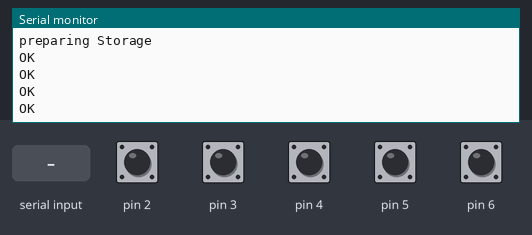
Recording of a sketch running on a simulated Arduino Mega 2560, built with avr-gcc and run on an emulated ATmega2560. On the bench: the last lines printed to the serial monitor. The test bench sets the inputs (shaded band); at power-on: pin 2–6 HIGH. The modem accepts every AT command (registered, SIM ready, sends succeed) and sends nothing else.

Above: at 9.2 s.
9.3 s: pin 3 pulled LOW for 0.15 s
At 10.4 s:
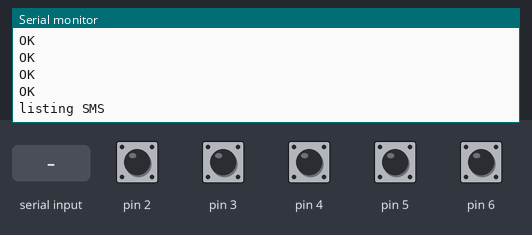
10.9 s: pin 4 pulled LOW for 1 s
At 12.2 s:
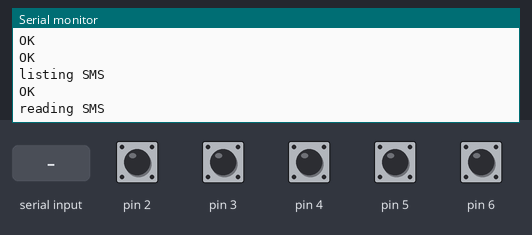
13.4 s: pin 6 pulled LOW for 0.15 s
At 14.6 s:
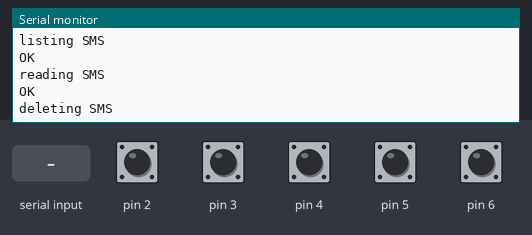
15.0 s: "1" received over the second serial link
At 16.5 s:
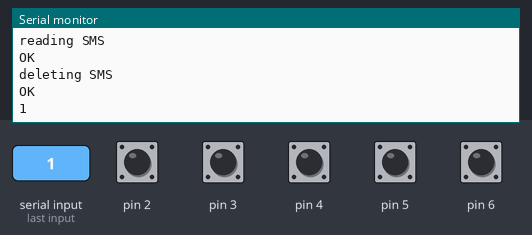
16.9 s: "2" received over the second serial link
At 17.4 s:
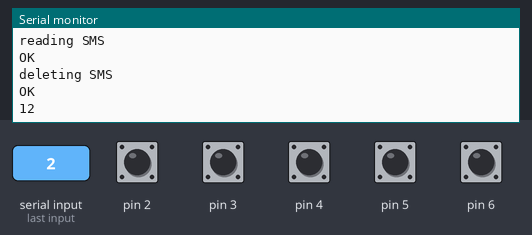

The sketch:

phone.ino
```cpp
#include <SimpleTimer.h>
SimpleTimer t;


//phone variables
const int R520m=0;
const int K700i=1;
const int phone=K700i;

const int BUSY=0;
const int FREE=1;

//1000 1sec
//60000 1min
//3600000 1hr
const unsigned int phnPDUInterval=10000, maxindex=250, maxSMS=140;

const unsigned long phnStatusInterval=3600001, phoneDiscardInterval=60000;

const char CIND[9]="+CIND:/0", CMGL[9]="+CMGL:/0", CMGR[9]="+CMGR:/0", myPDU[13]="7727523900/0",
CPMS[9]="+CPMS:/0", RING[7]="RING/0", CMGD[7]="CMGD/0" ;

char SMS[maxSMS], cmd[4], PDU[maxindex], character;

int whichBattIsCharged, nPDU,lengthSMS,PDUStatus, counterSerial,
jCIND,  jCMGL,  jCMGR,  jCMGD,  jCPMS,  jRING,
jCIND0, jCMGL0, jCMGR0, jCMGD0, jCPMS0, jRING0,
i,j, index, phnBattLev, phnSigLev, phnBattWarn, phnCharger, phnService, phnStatus,
phnSounder, newMessage, newCall, timercheckSMS, timercheckStatus;

bool isCIND, isCMGD, isCMGL, isCMGR, isCPMS, isRING, ended, ending, started;

unsigned long phoneTime;


void setup()
{
Serial.begin(9600); //initialize serial communication
Serial3.begin(38400); //initialize serial communication

//timertoggleSolar=t.setInterval(SolSwInterval, toggleSol);
/*timerVoltage=t.setInterval(readVoltageInterval, readwriteVoltages);
timercheckSMS= t.setInterval(phnPDUInterval, prepareStorage);
timercheckStatus=t.setInterval(phnStatusInterval, checkStatus);
timerReset=t.setInterval(resetInterval, resetVariables);*/

resetVariables();

}

///////////resets///////////////////////////////////////////////////////////////////
void resetVariables(){
Serial.println("resetting...........................");
delay(2000);
//t.setInterval(20000, takeandsendPicture);
//t.setInterval(10000, sendReport);

//Listening, pull-ups
pinMode(2, INPUT);    digitalWrite(2, HIGH);
pinMode(3, INPUT);    digitalWrite(3, HIGH);
pinMode(4, INPUT);    digitalWrite(4, HIGH);
pinMode(5, INPUT);    digitalWrite(5, HIGH);
pinMode(6, INPUT);    digitalWrite(6, HIGH);


resetSerial();
resetPhn();
}


void resetPhn(){
	phoneTime=0;
freephnStatus();
resetSMS();
resetPDU();
phoneInitialize();
delay(2000);
prepareStorage();
}
void resetSMS(){
lengthSMS=0;
SMS[lengthSMS]='\0';
}

void resetSerial(){

ending=false; ended=false; started=false;

counterSerial=0;
isCIND=false;isCMGL=false;isCMGR=false; isCMGD=false;isCPMS=false;isRING=false;
jCIND=0;      jCMGL=0;     jCMGR=0;      jCMGD=0;     jCPMS=0;     jRING=0;
jCIND0=0;     jCMGL0=0;    jCMGR0=0;     jCMGD0=0;    jCPMS0=0;    jRING0=0;


}
void resetPDU(){
index=0;
PDU[index]='\0';
PDUStatus=-1;
nPDU=-1;
}

void phoneInitialize(){
phoneWake();
delay(2000);
phoneHello();
delay(2000);
if (phone==K700i) phoneKeyboardMode();
}
void prepareStorage() {

//if(phnStatus==BUSY) return;
//busyphnStatus();

Serial.println("preparing Storage");

Serial3.println("AT+CPMS=\"ME\"");

}


void freephnStatus(){

phnStatus=FREE;
}
void busyphnStatus(){

phnStatus=BUSY;
}
void phoneWake(){Serial3.println("at+ckpd=\"P\"");}
void phoneHello(){Serial3.println("AT");}
void phoneKeyboardMode() {Serial3.println( "AT+CSCS=\"8859-1\"");}
int charToInt(char c){

if( c =='1') return 1;
else if( c =='2') return 2;
else if( c =='3') return 3;
else if( c =='4') return 4;
else if( c =='5') return 5;
else if( c =='6') return 6;
else if( c =='7') return 7;
else if( c =='8') return 8;
else if( c =='9') return 9;
else		return 0;


}

void sendSMS() {
	if(phnStatus==BUSY) return;
	busyphnStatus();

if(phone==R520m){
phoneWake();
delay(3000);
phonepurgeSMS();
delay(5000);

Serial3.println("AT+CKPD=\"S\"");

delay(3000);

Serial3.println("AT+CKPD=\"07772259300\"");

delay(3000);

Serial3.println("AT+CKPD=\"S\"");

}
else if(phone==K700i){
phoneWake();
delay(3000);
phonepurgeSMS();
delay(5000);
 phoneYes();
delay(3000);
 phoneYes();
delay(3000);
phoneYes();
delay(3000);
 phoneYes();
delay(3000);
phoneYes();

}
delay(8000);
}


void listSMS() {

	//if(phnStatus==BUSY) return;
	//busyphnStatus();

Serial.println("listing SMS");
Serial3.println("AT+CMGL=4");
}
void deleteSMS() {

	//if(phnStatus==BUSY) return;
	//busyphnStatus();

Serial.println("deleting SMS");
Serial3.print("AT+CMGD=");
Serial3.print(nPDU);
Serial3.println(",0");


}

void readSMS() {

	//if(phnStatus==BUSY) return;
	//busyphnStatus();

Serial.println("reading SMS");
Serial3.print("AT+CMGR=");
Serial3.println(nPDU);
}
void phonepurgeSMS(){
	Serial3.println(SMS);
Serial.println(SMS);
	/*int i=0;
	while(i<lengthSMS){
Serial3.print(SMS[i]);
Serial.print(SMS[i]);
i++;
delay(5);
	}
	Serial3.println();
Serial.println();*/
}


void phoneYes(){
if (phone==K700i)Serial3.println("at+ckpd=\"[\"");
else            Serial3.println("at+ckpd=\"S\"");}

///////loop////////////////////////////////////////////////////////////////////////////////
void loop()
{

	if (digitalRead(2)==LOW) {prepareStorage(); delay(2000);}
	else if (digitalRead(3)==LOW) {listSMS(); nPDU=2; delay(2000);}
	else if (digitalRead(4)==LOW) {readSMS(); delay(2000);}
	else if (digitalRead(5)==LOW) {sendSMS(); delay(2000);}
	else if (digitalRead(6)==LOW) {deleteSMS(); delay(2000);}


	while(Serial3.available())
{

character = Serial3.read();
Serial.print(character);}


} //loop
```

Measured:
- after the input at 9.3 s, the serial monitor: prints a new line at once (image 1)
- after the input at 10.9 s, the serial monitor: prints a new line after 0.41 s (image 2)
- after the input at 13.4 s, the serial monitor: prints a new line at once (image 3)
- after the input at 15.0 s, the serial monitor: prints a new line after 0.41 s (image 4)
- after the input at 16.9 s, the serial monitor: prints a new line at once (image 5)
